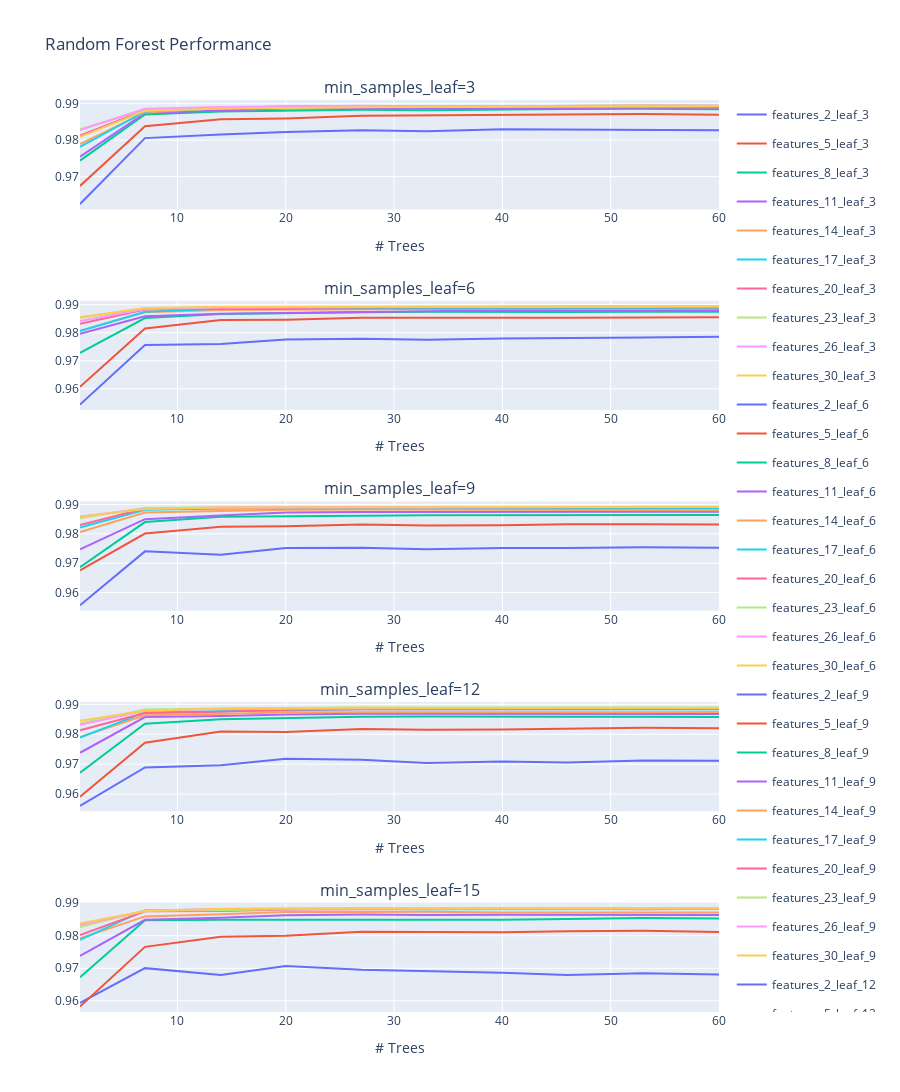

The code cell stored with this chart in its notebook:
### Markdown cell above
### Random Forest

### Code cell
#################################
# Step 3: Grid Search
################################# 

(pipe_random_forest, params, dim) = user_input_random_forest(predictors,
                                                        stonks.granularity)

n_features = dim[0]
n_leaf = dim[1]
n_estimators = dim[2]


with warnings.catch_warnings():
    warnings.simplefilter("ignore")
    
    
    print(f"\n\nRunning {CROSS_FOLDS * len(n_features) * len(n_leaf) * len(n_estimators)} models .....\n\n" )
    search = GridSearchCV(pipe_random_forest,
                          params,
                          scoring = PERFORMANCE_METRIC,
                          cv=CROSS_FOLDS,
                          n_jobs=PARALLELIZATION,
                         )
    search.fit(X_train, Y_train)



#################################
# Step 4: Plot Grid Performance
#################################
scores_mean = search.cv_results_['mean_test_score'].reshape(len(n_features), 
                                                            len(n_leaf),
                                                           len(n_estimators))
# create pandas.DataFrame to pr
random_forest_performance = pd.DataFrame({
    "Trees" : n_estimators
})


titles=[f'min_samples_leaf={leaf}' for leaf in n_leaf]
subs= make_subplots(rows=len(n_leaf),
                    cols=1, 
                    subplot_titles=titles
                   )

with warnings.catch_warnings():
    warnings.simplefilter("ignore")
    for idx_1, val_1 in enumerate(n_leaf):
        for idx_2, val_2 in enumerate(n_features):
            feature_str = "features_" + str(val_2)  + "_leaf_" + str(val_1)
            random_forest_performance[feature_str] = scores_mean[idx_2,idx_1,:]

        figure_traces = []
        fig = px.line(random_forest_performance, x="Trees",
                      y=[col for col in random_forest_performance.columns if f'leaf_{val_1}' in col],
                     title=f"Random Forest Performance (leaf={val_1})").update_layout(yaxis_title="R^2 value")
        for trace in range(len(fig["data"])):
            figure_traces.append(fig["data"][trace])
        for traces in figure_traces:
            subs.append_trace(traces, row=(idx_1 + 1), col=1)

        subs.update_xaxes(title_text="# Trees", row=(idx_1 + 1), col=1)


    subs.update_layout(height=(220 * len(n_leaf)), title_text="Random Forest Performance")
    subs.show()        
        
    
print(f"\nThe best performing Random Forest had {search.best_params_['classifier__n_estimators']} trees;" +
     "\nin each tree, a split point is only considered if it leaves " +
      f"{search.best_params_['classifier__min_samples_leaf']} samples in each of the left & right branches." +
     f"\nEach decision tree only considered {search.best_params_['classifier__max_features']}" +
     f" {stonks.granularity}in intervals when looking for the best split.\nThis gave a mean R^2 score of " +
     f"{search.best_score_} across the {CROSS_FOLDS} folds of the training data.\n")    
    

print("\n\n")
print('Training set score: ' + str(search.score(X_train, Y_train)))
print('Test set score: ' + str(search.score(X_test, Y_test)))

### Figure 1 — Plotly figure (JSON) as saved in the notebook; plotly's stock layout.template omitted (floating-point values rounded to 4 significant figures)
{"data": [{"hovertemplate": "variable=features_2_leaf_3<br>Trees=%{x}<br>value=%{y}<extra></extra>", "legendgroup": "features_2_leaf_3", "line": {"color": "#636efa", "dash": "solid"}, "marker": {"symbol": "circle"}, "mode": "lines", "name": "features_2_leaf_3", "orientation": "v", "showlegend": true, "type": "scatter", "x": [1, 7, 14, 20, 27, 33, 40, 46, 53, 60], "xaxis": "x", "y": [0.9625, 0.9806, 0.9816, 0.9822, 0.9827, 0.9825, 0.983, 0.9829, 0.9828, 0.9827], "yaxis": "y"}, {"hovertemplate": "variable=features_5_leaf_3<br>Trees=%{x}<br>value=%{y}<extra></extra>", "legendgroup": "features_5_leaf_3", "line": {"color": "#EF553B", "dash": "solid"}, "marker": {"symbol": "circle"}, "mode": "lines", "name": "features_5_leaf_3", "orientation": "v", "showlegend": true, "type": "scatter", "x": [1, 7, 14, 20, 27, 33, 40, 46, 53, 60], "xaxis": "x", "y": [0.9675, 0.9838, 0.9857, 0.986, 0.9867, 0.9868, 0.9869, 0.987, 0.9871, 0.987], "yaxis": "y"}, {"hovertemplate": "variable=features_8_leaf_3<br>Trees=%{x}<br>value=%{y}<extra></extra>", "legendgroup": "features_8_leaf_3", "line": {"color": "#00cc96", "dash": "solid"}, "marker": {"symbol": "circle"}, "mode": "lines", "name": "features_8_leaf_3", "orientation": "v", "showlegend": true, "type": "scatter", "x": [1, 7, 14, 20, 27, 33, 40, 46, 53, 60], "xaxis": "x", "y": [0.9744, 0.9871, 0.9879, 0.9881, 0.9883, 0.9882, 0.9885, 0.9885, 0.9886, 0.9885], "yaxis": "y"}, {"hovertemplate": "variable=features_11_leaf_3<br>Trees=%{x}<br>value=%{y}<extra></extra>", "legendgroup": "features_11_leaf_3", "line": {"color": "#ab63fa", "dash": "solid"}, "marker": {"symbol": "circle"}, "mode": "lines", "name": "features_11_leaf_3", "orientation": "v", "showlegend": true, "type": "scatter", "x": [1, 7, 14, 20, 27, 33, 40, 46, 53, 60], "xaxis": "x", "y": [0.9754, 0.9874, 0.9881, 0.9887, 0.9888, 0.9887, 0.9887, 0.9888, 0.9889, 0.9889], "yaxis": "y"}, {"hovertemplate": "variable=features_14_leaf_3<br>Trees=%{x}<br>value=%{y}<extra></extra>", "legendgroup": "features_14_leaf_3", "line": {"color": "#FFA15A", "dash": "solid"}, "marker": {"symbol": "circle"}, "mode": "lines", "name": "features_14_leaf_3", "orientation": "v", "showlegend": true, "type": "scatter", "x": [1, 7, 14, 20, 27, 33, 40, 46, 53, 60], "xaxis": "x", "y": [0.9789, 0.9876, 0.9888, 0.9888, 0.9891, 0.9891, 0.9891, 0.9891, 0.989, 0.989], "yaxis": "y"}, {"hovertemplate": "variable=features_17_leaf_3<br>Trees=%{x}<br>value=%{y}<extra></extra>", "legendgroup": "features_17_leaf_3", "line": {"color": "#19d3f3", "dash": "solid"}, "marker": {"symbol": "circle"}, "mode": "lines", "name": "features_17_leaf_3", "orientation": "v", "showlegend": true, "type": "scatter", "x": [1, 7, 14, 20, 27, 33, 40, 46, 53, 60], "xaxis": "x", "y": [0.9782, 0.9879, 0.9887, 0.9889, 0.9892, 0.9891, 0.9891, 0.9892, 0.9892, 0.9892], "yaxis": "y"}, {"hovertemplate": "variable=features_20_leaf_3<br>Trees=%{x}<br>value=%{y}<extra></extra>", "legendgroup": "features_20_leaf_3", "line": {"color": "#FF6692", "dash": "solid"}, "marker": {"symbol": "circle"}, "mode": "lines", "name": "features_20_leaf_3", "orientation": "v", "showlegend": true, "type": "scatter", "x": [1, 7, 14, 20, 27, 33, 40, 46, 53, 60], "xaxis": "x", "y": [0.9812, 0.9882, 0.9889, 0.9892, 0.9893, 0.9892, 0.9893, 0.9894, 0.9895, 0.9894], "yaxis": "y"}, {"hovertemplate": "variable=features_23_leaf_3<br>Trees=%{x}<br>value=%{y}<extra></extra>", "legendgroup": "features_23_leaf_3", "line": {"color": "#B6E880", "dash": "solid"}, "marker": {"symbol": "circle"}, "mode": "lines", "name": "features_23_leaf_3", "orientation": "v", "showlegend": true, "type": "scatter", "x": [1, 7, 14, 20, 27, 33, 40, 46, 53, 60], "xaxis": "x", "y": [0.983, 0.9883, 0.9889, 0.989, 0.9892, 0.9892, 0.9893, 0.9894, 0.9895, 0.9895], "yaxis": "y"}, {"hovertemplate": "variable=features_26_leaf_3<br>Trees=%{x}<br>value=%{y}<extra></extra>", "legendgroup": "features_26_leaf_3", "line": {"color": "#FF97FF", "dash": "solid"}, "marker": {"symbol": "circle"}, "mode": "lines", "name": "features_26_leaf_3", "orientation": "v", "showlegend": true, "type": "scatter", "x": [1, 7, 14, 20, 27, 33, 40, 46, 53, 60], "xaxis": "x", "y": [0.9828, 0.9886, 0.9891, 0.9892, 0.9894, 0.9893, 0.9893, 0.9893, 0.9894, 0.9895], "yaxis": "y"}, {"hovertemplate": "variable=features_30_leaf_3<br>Trees=%{x}<br>value=%{y}<extra></extra>", "legendgroup": "features_30_leaf_3", "line": {"color": "#FECB52", "dash": "solid"}, "marker": {"symbol": "circle"}, "mode": "lines", "name": "features_30_leaf_3", "orientation": "v", "showlegend": true, "type": "scatter", "x": [1, 7, 14, 20, 27, 33, 40, 46, 53, 60], "xaxis": "x", "y": [0.9809, 0.988, 0.9887, 0.9889, 0.989, 0.9891, 0.9891, 0.9892, 0.9893, 0.9893], "yaxis": "y"}, {"hovertemplate": "variable=features_2_leaf_6<br>Trees=%{x}<br>value=%{y}<extra></extra>", "legendgroup": "features_2_leaf_6", "line": {"color": "#636efa", "dash": "solid"}, "marker": {"symbol": "circle"}, "mode": "lines", "name": "features_2_leaf_6", "orientation": "v", "showlegend": true, "type": "scatter", "x": [1, 7, 14, 20, 27, 33, 40, 46, 53, 60], "xaxis": "x2", "y": [0.9544, 0.9756, 0.976, 0.9776, 0.9778, 0.9775, 0.978, 0.978, 0.9783, 0.9786], "yaxis": "y2"}, {"hovertemplate": "variable=features_5_leaf_6<br>Trees=%{x}<br>value=%{y}<extra></extra>", "legendgroup": "features_5_leaf_6", "line": {"color": "#EF553B", "dash": "solid"}, "marker": {"symbol": "circle"}, "mode": "lines", "name": "features_5_leaf_6", "orientation": "v", "showlegend": true, "type": "scatter", "x": [1, 7, 14, 20, 27, 33, 40, 46, 53, 60], "xaxis": "x2", "y": [0.9607, 0.9815, 0.9846, 0.9846, 0.9853, 0.9852, 0.9853, 0.9853, 0.9855, 0.9855], "yaxis": "y2"}, {"hovertemplate": "variable=features_8_leaf_6<br>Trees=%{x}<br>value=%{y}<extra></extra>", "legendgroup": "features_8_leaf_6", "line": {"color": "#00cc96", "dash": "solid"}, "marker": {"symbol": "circle"}, "mode": "lines", "name": "features_8_leaf_6", "orientation": "v", "showlegend": true, "type": "scatter", "x": [1, 7, 14, 20, 27, 33, 40, 46, 53, 60], "xaxis": "x2", "y": [0.9728, 0.9852, 0.9867, 0.987, 0.9873, 0.9874, 0.9873, 0.9874, 0.9875, 0.9874], "yaxis": "y2"}, {"hovertemplate": "variable=features_11_leaf_6<br>Trees=%{x}<br>value=%{y}<extra></extra>", "legendgroup": "features_11_leaf_6", "line": {"color": "#ab63fa", "dash": "solid"}, "marker": {"symbol": "circle"}, "mode": "lines", "name": "features_11_leaf_6", "orientation": "v", "showlegend": true, "type": "scatter", "x": [1, 7, 14, 20, 27, 33, 40, 46, 53, 60], "xaxis": "x2", "y": [0.9796, 0.9859, 0.9867, 0.9871, 0.9876, 0.9877, 0.988, 0.988, 0.988, 0.988], "yaxis": "y2"}, {"hovertemplate": "variable=features_14_leaf_6<br>Trees=%{x}<br>value=%{y}<extra></extra>", "legendgroup": "features_14_leaf_6", "line": {"color": "#FFA15A", "dash": "solid"}, "marker": {"symbol": "circle"}, "mode": "lines", "name": "features_14_leaf_6", "orientation": "v", "showlegend": true, "type": "scatter", "x": [1, 7, 14, 20, 27, 33, 40, 46, 53, 60], "xaxis": "x2", "y": [0.9807, 0.9873, 0.9881, 0.9883, 0.9885, 0.9885, 0.9886, 0.9886, 0.9887, 0.9887], "yaxis": "y2"}, {"hovertemplate": "variable=features_17_leaf_6<br>Trees=%{x}<br>value=%{y}<extra></extra>", "legendgroup": "features_17_leaf_6", "line": {"color": "#19d3f3", "dash": "solid"}, "marker": {"symbol": "circle"}, "mode": "lines", "name": "features_17_leaf_6", "orientation": "v", "showlegend": true, "type": "scatter", "x": [1, 7, 14, 20, 27, 33, 40, 46, 53, 60], "xaxis": "x2", "y": [0.9806, 0.9875, 0.9885, 0.9884, 0.9887, 0.9886, 0.9886, 0.9887, 0.9889, 0.9889], "yaxis": "y2"}, {"hovertemplate": "variable=features_20_leaf_6<br>Trees=%{x}<br>value=%{y}<extra></extra>", "legendgroup": "features_20_leaf_6", "line": {"color": "#FF6692", "dash": "solid"}, "marker": {"symbol": "circle"}, "mode": "lines", "name": "features_20_leaf_6", "orientation": "v", "showlegend": true, "type": "scatter", "x": [1, 7, 14, 20, 27, 33, 40, 46, 53, 60], "xaxis": "x2", "y": [0.9832, 0.9883, 0.9886, 0.9889, 0.989, 0.9891, 0.989, 0.989, 0.989, 0.989], "yaxis": "y2"}, {"hovertemplate": "variable=features_23_leaf_6<br>Trees=%{x}<br>value=%{y}<extra></extra>", "legendgroup": "features_23_leaf_6", "line": {"color": "#B6E880", "dash": "solid"}, "marker": {"symbol": "circle"}, "mode": "lines", "name": "features_23_leaf_6", "orientation": "v", "showlegend": true, "type": "scatter", "x": [1, 7, 14, 20, 27, 33, 40, 46, 53, 60], "xaxis": "x2", "y": [0.9853, 0.9887, 0.9892, 0.9891, 0.9891, 0.9891, 0.9892, 0.9892, 0.9893, 0.9893], "yaxis": "y2"}, {"hovertemplate": "variable=features_26_leaf_6<br>Trees=%{x}<br>value=%{y}<extra></extra>", "legendgroup": "features_26_leaf_6", "line": {"color": "#FF97FF", "dash": "solid"}, "marker": {"symbol": "circle"}, "mode": "lines", "name": "features_26_leaf_6", "orientation": "v", "showlegend": true, "type": "scatter", "x": [1, 7, 14, 20, 27, 33, 40, 46, 53, 60], "xaxis": "x2", "y": [0.9842, 0.9885, 0.989, 0.9891, 0.9891, 0.9891, 0.9892, 0.9893, 0.9894, 0.9894], "yaxis": "y2"}, {"hovertemplate": "variable=features_30_leaf_6<br>Trees=%{x}<br>value=%{y}<extra></extra>", "legendgroup": "features_30_leaf_6", "line": {"color": "#FECB52", "dash": "solid"}, "marker": {"symbol": "circle"}, "mode": "lines", "name": "features_30_leaf_6", "orientation": "v", "showlegend": true, "type": "scatter", "x": [1, 7, 14, 20, 27, 33, 40, 46, 53, 60], "xaxis": "x2", "y": [0.9855, 0.9888, 0.9892, 0.9893, 0.9893, 0.9892, 0.9893, 0.9894, 0.9894, 0.9895], "yaxis": "y2"}, {"hovertemplate": "variable=features_2_leaf_9<br>Trees=%{x}<br>value=%{y}<extra></extra>", "legendgroup": "features_2_leaf_9", "line": {"color": "#636efa", "dash": "solid"}, "marker": {"symbol": "circle"}, "mode": "lines", "name": "features_2_leaf_9", "orientation": "v", "showlegend": true, "type": "scatter", "x": [1, 7, 14, 20, 27, 33, 40, 46, 53, 60], "xaxis": "x3", "y": [0.9557, 0.974, 0.9729, 0.9752, 0.9753, 0.9747, 0.9752, 0.9752, 0.9755, 0.9753], "yaxis": "y3"}, {"hovertemplate": "variable=features_5_leaf_9<br>Trees=%{x}<br>value=%{y}<extra></extra>", "legendgroup": "features_5_leaf_9", "line": {"color": "#EF553B", "dash": "solid"}, "marker": {"symbol": "circle"}, "mode": "lines", "name": "features_5_leaf_9", "orientation": "v", "showlegend": true, "type": "scatter", "x": [1, 7, 14, 20, 27, 33, 40, 46, 53, 60], "xaxis": "x3", "y": [0.9675, 0.9801, 0.9825, 0.9826, 0.9832, 0.9829, 0.9829, 0.9832, 0.9833, 0.9832], "yaxis": "y3"}, {"hovertemplate": "variable=features_8_leaf_9<br>Trees=%{x}<br>value=%{y}<extra></extra>", "legendgroup": "features_8_leaf_9", "line": {"color": "#00cc96", "dash": "solid"}, "marker": {"symbol": "circle"}, "mode": "lines", "name": "features_8_leaf_9", "orientation": "v", "showlegend": true, "type": "scatter", "x": [1, 7, 14, 20, 27, 33, 40, 46, 53, 60], "xaxis": "x3", "y": [0.9686, 0.984, 0.9858, 0.9859, 0.9861, 0.9863, 0.9864, 0.9866, 0.9865, 0.9864], "yaxis": "y3"}, {"hovertemplate": "variable=features_11_leaf_9<br>Trees=%{x}<br>value=%{y}<extra></extra>", "legendgroup": "features_11_leaf_9", "line": {"color": "#ab63fa", "dash": "solid"}, "marker": {"symbol": "circle"}, "mode": "lines", "name": "features_11_leaf_9", "orientation": "v", "showlegend": true, "type": "scatter", "x": [1, 7, 14, 20, 27, 33, 40, 46, 53, 60], "xaxis": "x3", "y": [0.9747, 0.985, 0.9862, 0.9873, 0.9875, 0.9875, 0.9876, 0.9875, 0.9875, 0.9875], "yaxis": "y3"}, {"hovertemplate": "variable=features_14_leaf_9<br>Trees=%{x}<br>value=%{y}<extra></extra>", "legendgroup": "features_14_leaf_9", "line": {"color": "#FFA15A", "dash": "solid"}, "marker": {"symbol": "circle"}, "mode": "lines", "name": "features_14_leaf_9", "orientation": "v", "showlegend": true, "type": "scatter", "x": [1, 7, 14, 20, 27, 33, 40, 46, 53, 60], "xaxis": "x3", "y": [0.9806, 0.9872, 0.9878, 0.9882, 0.9883, 0.9883, 0.9882, 0.9881, 0.9881, 0.9881], "yaxis": "y3"}, {"hovertemplate": "variable=features_17_leaf_9<br>Trees=%{x}<br>value=%{y}<extra></extra>", "legendgroup": "features_17_leaf_9", "line": {"color": "#19d3f3", "dash": "solid"}, "marker": {"symbol": "circle"}, "mode": "lines", "name": "features_17_leaf_9", "orientation": "v", "showlegend": true, "type": "scatter", "x": [1, 7, 14, 20, 27, 33, 40, 46, 53, 60], "xaxis": "x3", "y": [0.9822, 0.9882, 0.9886, 0.9887, 0.9888, 0.9888, 0.9888, 0.9888, 0.9888, 0.9887], "yaxis": "y3"}, {"hovertemplate": "variable=features_20_leaf_9<br>Trees=%{x}<br>value=%{y}<extra></extra>", "legendgroup": "features_20_leaf_9", "line": {"color": "#FF6692", "dash": "solid"}, "marker": {"symbol": "circle"}, "mode": "lines", "name": "features_20_leaf_9", "orientation": "v", "showlegend": true, "type": "scatter", "x": [1, 7, 14, 20, 27, 33, 40, 46, 53, 60], "xaxis": "x3", "y": [0.983, 0.9886, 0.9887, 0.989, 0.989, 0.989, 0.9891, 0.9891, 0.9891, 0.9892], "yaxis": "y3"}, {"hovertemplate": "variable=features_23_leaf_9<br>Trees=%{x}<br>value=%{y}<extra></extra>", "legendgroup": "features_23_leaf_9", "line": {"color": "#B6E880", "dash": "solid"}, "marker": {"symbol": "circle"}, "mode": "lines", "name": "features_23_leaf_9", "orientation": "v", "showlegend": true, "type": "scatter", "x": [1, 7, 14, 20, 27, 33, 40, 46, 53, 60], "xaxis": "x3", "y": [0.9854, 0.9888, 0.9891, 0.9891, 0.9892, 0.989, 0.9891, 0.9891, 0.9891, 0.9891], "yaxis": "y3"}, {"hovertemplate": "variable=features_26_leaf_9<br>Trees=%{x}<br>value=%{y}<extra></extra>", "legendgroup": "features_26_leaf_9", "line": {"color": "#FF97FF", "dash": "solid"}, "marker": {"symbol": "circle"}, "mode": "lines", "name": "features_26_leaf_9", "orientation": "v", "showlegend": true, "type": "scatter", "x": [1, 7, 14, 20, 27, 33, 40, 46, 53, 60], "xaxis": "x3", "y": [0.9859, 0.9886, 0.989, 0.9891, 0.9892, 0.989, 0.9891, 0.9891, 0.9891, 0.9892], "yaxis": "y3"}, {"hovertemplate": "variable=features_30_leaf_9<br>Trees=%{x}<br>value=%{y}<extra></extra>", "legendgroup": "features_30_leaf_9", "line": {"color": "#FECB52", "dash": "solid"}, "marker": {"symbol": "circle"}, "mode": "lines", "name": "features_30_leaf_9", "orientation": "v", "showlegend": true, "type": "scatter", "x": [1, 7, 14, 20, 27, 33, 40, 46, 53, 60], "xaxis": "x3", "y": [0.9858, 0.9884, 0.9889, 0.989, 0.9891, 0.989, 0.9891, 0.9892, 0.9892, 0.9892], "yaxis": "y3"}, {"hovertemplate": "variable=features_2_leaf_12<br>Trees=%{x}<br>value=%{y}<extra></extra>", "legendgroup": "features_2_leaf_12", "line": {"color": "#636efa", "dash": "solid"}, "marker": {"symbol": "circle"}, "mode": "lines", "name": "features_2_leaf_12", "orientation": "v", "showlegend": true, "type": "scatter", "x": [1, 7, 14, 20, 27, 33, 40, 46, 53, 60], "xaxis": "x4", "y": [0.956, 0.9689, 0.9696, 0.9718, 0.9714, 0.9704, 0.9709, 0.9706, 0.9712, 0.9711], "yaxis": "y4"}, {"hovertemplate": "variable=features_5_leaf_12<br>Trees=%{x}<br>value=%{y}<extra></extra>", "legendgroup": "features_5_leaf_12", "line": {"color": "#EF553B", "dash": "solid"}, "marker": {"symbol": "circle"}, "mode": "lines", "name": "features_5_leaf_12", "orientation": "v", "showlegend": true, "type": "scatter", "x": [1, 7, 14, 20, 27, 33, 40, 46, 53, 60], "xaxis": "x4", "y": [0.9591, 0.9771, 0.9809, 0.9808, 0.9818, 0.9815, 0.9816, 0.9819, 0.9821, 0.982], "yaxis": "y4"}, {"hovertemplate": "variable=features_8_leaf_12<br>Trees=%{x}<br>value=%{y}<extra></extra>", "legendgroup": "features_8_leaf_12", "line": {"color": "#00cc96", "dash": "solid"}, "marker": {"symbol": "circle"}, "mode": "lines", "name": "features_8_leaf_12", "orientation": "v", "showlegend": true, "type": "scatter", "x": [1, 7, 14, 20, 27, 33, 40, 46, 53, 60], "xaxis": "x4", "y": [0.9671, 0.9835, 0.985, 0.9855, 0.9858, 0.9859, 0.9858, 0.9858, 0.9859, 0.9857], "yaxis": "y4"}, {"hovertemplate": "variable=features_11_leaf_12<br>Trees=%{x}<br>value=%{y}<extra></extra>", "legendgroup": "features_11_leaf_12", "line": {"color": "#ab63fa", "dash": "solid"}, "marker": {"symbol": "circle"}, "mode": "lines", "name": "features_11_leaf_12", "orientation": "v", "showlegend": true, "type": "scatter", "x": [1, 7, 14, 20, 27, 33, 40, 46, 53, 60], "xaxis": "x4", "y": [0.9738, 0.9857, 0.9861, 0.9866, 0.9869, 0.9869, 0.987, 0.987, 0.9868, 0.9868], "yaxis": "y4"}, {"hovertemplate": "variable=features_14_leaf_12<br>Trees=%{x}<br>value=%{y}<extra></extra>", "legendgroup": "features_14_leaf_12", "line": {"color": "#FFA15A", "dash": "solid"}, "marker": {"symbol": "circle"}, "mode": "lines", "name": "features_14_leaf_12", "orientation": "v", "showlegend": true, "type": "scatter", "x": [1, 7, 14, 20, 27, 33, 40, 46, 53, 60], "xaxis": "x4", "y": [0.979, 0.9863, 0.9868, 0.9873, 0.9873, 0.9873, 0.9872, 0.9873, 0.9873, 0.9874], "yaxis": "y4"}, {"hovertemplate": "variable=features_17_leaf_12<br>Trees=%{x}<br>value=%{y}<extra></extra>", "legendgroup": "features_17_leaf_12", "line": {"color": "#19d3f3", "dash": "solid"}, "marker": {"symbol": "circle"}, "mode": "lines", "name": "features_17_leaf_12", "orientation": "v", "showlegend": true, "type": "scatter", "x": [1, 7, 14, 20, 27, 33, 40, 46, 53, 60], "xaxis": "x4", "y": [0.9789, 0.9873, 0.9877, 0.988, 0.9884, 0.9883, 0.9884, 0.9884, 0.9884, 0.9884], "yaxis": "y4"}, {"hovertemplate": "variable=features_20_leaf_12<br>Trees=%{x}<br>value=%{y}<extra></extra>", "legendgroup": "features_20_leaf_12", "line": {"color": "#FF6692", "dash": "solid"}, "marker": {"symbol": "circle"}, "mode": "lines", "name": "features_20_leaf_12", "orientation": "v", "showlegend": true, "type": "scatter", "x": [1, 7, 14, 20, 27, 33, 40, 46, 53, 60], "xaxis": "x4", "y": [0.9813, 0.9871, 0.9876, 0.9881, 0.9884, 0.9884, 0.9885, 0.9885, 0.9884, 0.9884], "yaxis": "y4"}, {"hovertemplate": "variable=features_23_leaf_12<br>Trees=%{x}<br>value=%{y}<extra></extra>", "legendgroup": "features_23_leaf_12", "line": {"color": "#B6E880", "dash": "solid"}, "marker": {"symbol": "circle"}, "mode": "lines", "name": "features_23_leaf_12", "orientation": "v", "showlegend": true, "type": "scatter", "x": [1, 7, 14, 20, 27, 33, 40, 46, 53, 60], "xaxis": "x4", "y": [0.9836, 0.9883, 0.9886, 0.9889, 0.9889, 0.9889, 0.989, 0.9889, 0.9889, 0.9889], "yaxis": "y4"}, {"hovertemplate": "variable=features_26_leaf_12<br>Trees=%{x}<br>value=%{y}<extra></extra>", "legendgroup": "features_26_leaf_12", "line": {"color": "#FF97FF", "dash": "solid"}, "marker": {"symbol": "circle"}, "mode": "lines", "name": "features_26_leaf_12", "orientation": "v", "showlegend": true, "type": "scatter", "x": [1, 7, 14, 20, 27, 33, 40, 46, 53, 60], "xaxis": "x4", "y": [0.9832, 0.9879, 0.9885, 0.9886, 0.9887, 0.9887, 0.9887, 0.9887, 0.9887, 0.9887], "yaxis": "y4"}, {"hovertemplate": "variable=features_30_leaf_12<br>Trees=%{x}<br>value=%{y}<extra></extra>", "legendgroup": "features_30_leaf_12", "line": {"color": "#FECB52", "dash": "solid"}, "marker": {"symbol": "circle"}, "mode": "lines", "name": "features_30_leaf_12", "orientation": "v", "showlegend": true, "type": "scatter", "x": [1, 7, 14, 20, 27, 33, 40, 46, 53, 60], "xaxis": "x4", "y": [0.9845, 0.9879, 0.9886, 0.9888, 0.9888, 0.9888, 0.9888, 0.9888, 0.9887, 0.9887], "yaxis": "y4"}, {"hovertemplate": "variable=features_2_leaf_15<br>Trees=%{x}<br>value=%{y}<extra></extra>", "legendgroup": "features_2_leaf_15", "line": {"color": "#636efa", "dash": "solid"}, "marker": {"symbol": "circle"}, "mode": "lines", "name": "features_2_leaf_15", "orientation": "v", "showlegend": true, "type": "scatter", "x": [1, 7, 14, 20, 27, 33, 40, 46, 53, 60], "xaxis": "x5", "y": [0.9594, 0.97, 0.9679, 0.9707, 0.9695, 0.9691, 0.9687, 0.968, 0.9685, 0.9681], "yaxis": "y5"}, {"hovertemplate": "variable=features_5_leaf_15<br>Trees=%{x}<br>value=%{y}<extra></extra>", "legendgroup": "features_5_leaf_15", "line": {"color": "#EF553B", "dash": "solid"}, "marker": {"symbol": "circle"}, "mode": "lines", "name": "features_5_leaf_15", "orientation": "v", "showlegend": true, "type": "scatter", "x": [1, 7, 14, 20, 27, 33, 40, 46, 53, 60], "xaxis": "x5", "y": [0.9582, 0.9766, 0.9797, 0.98, 0.9812, 0.9811, 0.9811, 0.9814, 0.9815, 0.9812], "yaxis": "y5"}, {"hovertemplate": "variable=features_8_leaf_15<br>Trees=%{x}<br>value=%{y}<extra></extra>", "legendgroup": "features_8_leaf_15", "line": {"color": "#00cc96", "dash": "solid"}, "marker": {"symbol": "circle"}, "mode": "lines", "name": "features_8_leaf_15", "orientation": "v", "showlegend": true, "type": "scatter", "x": [1, 7, 14, 20, 27, 33, 40, 46, 53, 60], "xaxis": "x5", "y": [0.9672, 0.9848, 0.9849, 0.9849, 0.9848, 0.9849, 0.9849, 0.9852, 0.9855, 0.9853], "yaxis": "y5"}, {"hovertemplate": "variable=features_11_leaf_15<br>Trees=%{x}<br>value=%{y}<extra></extra>", "legendgroup": "features_11_leaf_15", "line": {"color": "#ab63fa", "dash": "solid"}, "marker": {"symbol": "circle"}, "mode": "lines", "name": "features_11_leaf_15", "orientation": "v", "showlegend": true, "type": "scatter", "x": [1, 7, 14, 20, 27, 33, 40, 46, 53, 60], "xaxis": "x5", "y": [0.9738, 0.9849, 0.9855, 0.9863, 0.9865, 0.9864, 0.9865, 0.9864, 0.9863, 0.9864], "yaxis": "y5"}, {"hovertemplate": "variable=features_14_leaf_15<br>Trees=%{x}<br>value=%{y}<extra></extra>", "legendgroup": "features_14_leaf_15", "line": {"color": "#FFA15A", "dash": "solid"}, "marker": {"symbol": "circle"}, "mode": "lines", "name": "features_14_leaf_15", "orientation": "v", "showlegend": true, "type": "scatter", "x": [1, 7, 14, 20, 27, 33, 40, 46, 53, 60], "xaxis": "x5", "y": [0.9792, 0.986, 0.9866, 0.9873, 0.9873, 0.9874, 0.9872, 0.9872, 0.9871, 0.9872], "yaxis": "y5"}, {"hovertemplate": "variable=features_17_leaf_15<br>Trees=%{x}<br>value=%{y}<extra></extra>", "legendgroup": "features_17_leaf_15", "line": {"color": "#19d3f3", "dash": "solid"}, "marker": {"symbol": "circle"}, "mode": "lines", "name": "features_17_leaf_15", "orientation": "v", "showlegend": true, "type": "scatter", "x": [1, 7, 14, 20, 27, 33, 40, 46, 53, 60], "xaxis": "x5", "y": [0.9787, 0.9879, 0.9881, 0.9882, 0.9883, 0.9881, 0.9882, 0.9882, 0.9882, 0.9882], "yaxis": "y5"}, {"hovertemplate": "variable=features_20_leaf_15<br>Trees=%{x}<br>value=%{y}<extra></extra>", "legendgroup": "features_20_leaf_15", "line": {"color": "#FF6692", "dash": "solid"}, "marker": {"symbol": "circle"}, "mode": "lines", "name": "features_20_leaf_15", "orientation": "v", "showlegend": true, "type": "scatter", "x": [1, 7, 14, 20, 27, 33, 40, 46, 53, 60], "xaxis": "x5", "y": [0.9802, 0.9875, 0.9876, 0.988, 0.9881, 0.9882, 0.9884, 0.9883, 0.9882, 0.9883], "yaxis": "y5"}, {"hovertemplate": "variable=features_23_leaf_15<br>Trees=%{x}<br>value=%{y}<extra></extra>", "legendgroup": "features_23_leaf_15", "line": {"color": "#B6E880", "dash": "solid"}, "marker": {"symbol": "circle"}, "mode": "lines", "name": "features_23_leaf_15", "orientation": "v", "showlegend": true, "type": "scatter", "x": [1, 7, 14, 20, 27, 33, 40, 46, 53, 60], "xaxis": "x5", "y": [0.9826, 0.9877, 0.9878, 0.9882, 0.9883, 0.9883, 0.9885, 0.9884, 0.9884, 0.9885], "yaxis": "y5"}, {"hovertemplate": "variable=features_26_leaf_15<br>Trees=%{x}<br>value=%{y}<extra></extra>", "legendgroup": "features_26_leaf_15", "line": {"color": "#FF97FF", "dash": "solid"}, "marker": {"symbol": "circle"}, "mode": "lines", "name": "features_26_leaf_15", "orientation": "v", "showlegend": true, "type": "scatter", "x": [1, 7, 14, 20, 27, 33, 40, 46, 53, 60], "xaxis": "x5", "y": [0.9833, 0.9876, 0.9882, 0.9883, 0.9884, 0.9885, 0.9885, 0.9884, 0.9884, 0.9885], "yaxis": "y5"}, {"hovertemplate": "variable=features_30_leaf_15<br>Trees=%{x}<br>value=%{y}<extra></extra>", "legendgroup": "features_30_leaf_15", "line": {"color": "#FECB52", "dash": "solid"}, "marker": {"symbol": "circle"}, "mode": "lines", "name": "features_30_leaf_15", "orientation": "v", "showlegend": true, "type": "scatter", "x": [1, 7, 14, 20, 27, 33, 40, 46, 53, 60], "xaxis": "x5", "y": [0.9837, 0.9876, 0.9883, 0.9885, 0.9885, 0.9885, 0.9885, 0.9885, 0.9884, 0.9885], "yaxis": "y5"}], "layout": {"annotations": [{"font": {"size": 16}, "showarrow": false, "text": "min_samples_leaf=3", "x": 0.5, "xanchor": "center", "xref": "paper", "y": 1, "yanchor": "bottom", "yref": "paper"}, {"font": {"size": 16}, "showarrow": false, "text": "min_samples_leaf=6", "x": 0.5, "xanchor": "center", "xref": "paper", "y": 0.78, "yanchor": "bottom", "yref": "paper"}, {"font": {"size": 16}, "showarrow": false, "text": "min_samples_leaf=9", "x": 0.5, "xanchor": "center", "xref": "paper", "y": 0.56, "yanchor": "bottom", "yref": "paper"}, {"font": {"size": 16}, "showarrow": false, "text": "min_samples_leaf=12", "x": 0.5, "xanchor": "center", "xref": "paper", "y": 0.34, "yanchor": "bottom", "yref": "paper"}, {"font": {"size": 16}, "showarrow": false, "text": "min_samples_leaf=15", "x": 0.5, "xanchor": "center", "xref": "paper", "y": 0.12, "yanchor": "bottom", "yref": "paper"}], "height": 1100, "title": {"text": "Random Forest Performance"}, "xaxis": {"anchor": "y", "domain": [0, 1], "title": {"text": "# Trees"}}, "xaxis2": {"anchor": "y2", "domain": [0, 1], "title": {"text": "# Trees"}}, "xaxis3": {"anchor": "y3", "domain": [0, 1], "title": {"text": "# Trees"}}, "xaxis4": {"anchor": "y4", "domain": [0, 1], "title": {"text": "# Trees"}}, "xaxis5": {"anchor": "y5", "domain": [0, 1], "title": {"text": "# Trees"}}, "yaxis": {"anchor": "x", "domain": [0.88, 1]}, "yaxis2": {"anchor": "x2", "domain": [0.66, 0.78]}, "yaxis3": {"anchor": "x3", "domain": [0.44, 0.56]}, "yaxis4": {"anchor": "x4", "domain": [0.22, 0.34]}, "yaxis5": {"anchor": "x5", "domain": [0, 0.12]}}}
